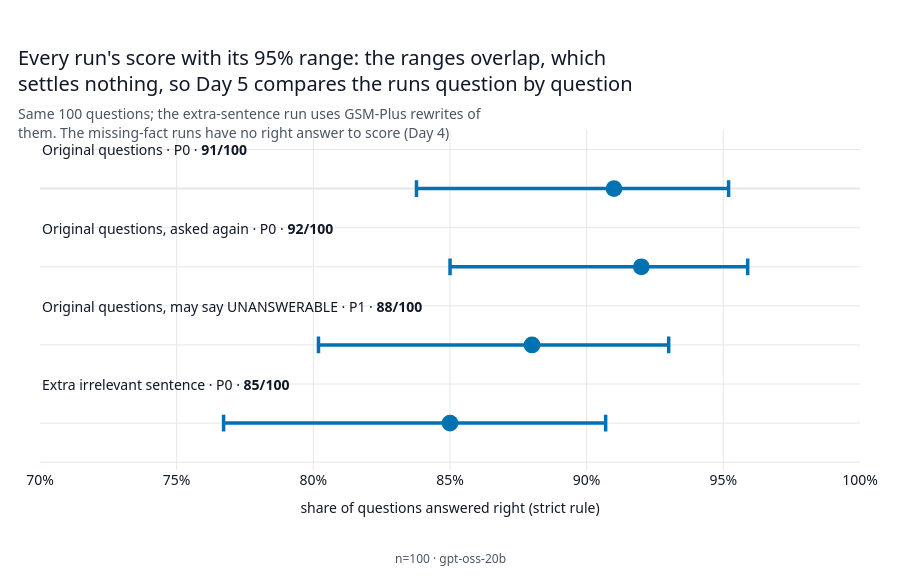

Notebook cell for this chart:
### Markdown cell above
Every run that has a right answer to score, side by side. Look at how much the ranges overlap: that is why Day 5
compares runs question by question instead of by their scores alone.

### Code cell
figures.fig_all_runs(summary).show()

### Figure 1 — Plotly figure (JSON) as saved in the notebook; plotly's stock layout.template omitted (floating-point values rounded to 4 significant figures)
{"data": [{"customdata": [["Original questions · P0 · <b>91/100</b>", 0.8377, 0.9519], ["Original questions, asked again · P0 · <b>92/100</b>", 0.85, 0.9589], ["Original questions, may say UNANSWERABLE · P1 · <b>88/100</b>", 0.8019, 0.93], ["Extra irrelevant sentence · P0 · <b>85/100</b>", 0.7672, 0.9069]], "error_x": {"array": [0.04193, 0.03891, 0.05001, 0.05694], "arrayminus": [0.07226, 0.06998, 0.07812, 0.08284], "color": "#0072B2", "symmetric": false, "thickness": 3.5, "type": "data", "width": 8.4}, "hovertemplate": "%{customdata[0]}<br>%{x:.0%} (95% range %{customdata[1]:.1%} to %{customdata[2]:.1%})<extra></extra>", "marker": {"color": "#0072B2", "size": 16.8}, "mode": "markers", "type": "scatter", "x": [0.91, 0.92, 0.88, 0.85], "y": [0, 1, 2, 3]}], "layout": {"annotations": [{"font": {"color": "#111827", "size": 14}, "showarrow": false, "text": "Original questions · P0 · <b>91/100</b>", "x": 0, "xanchor": "left", "xref": "paper", "y": 0, "yanchor": "bottom", "yref": "y", "yshift": 27.2}, {"font": {"color": "#111827", "size": 14}, "showarrow": false, "text": "Original questions, asked again · P0 · <b>92/100</b>", "x": 0, "xanchor": "left", "xref": "paper", "y": 1, "yanchor": "bottom", "yref": "y", "yshift": 27.2}, {"font": {"color": "#111827", "size": 14}, "showarrow": false, "text": "Original questions, may say UNANSWERABLE · P1 · <b>88/100</b>", "x": 0, "xanchor": "left", "xref": "paper", "y": 2, "yanchor": "bottom", "yref": "y", "yshift": 27.2}, {"font": {"color": "#111827", "size": 14}, "showarrow": false, "text": "Extra irrelevant sentence · P0 · <b>85/100</b>", "x": 0, "xanchor": "left", "xref": "paper", "y": 3, "yanchor": "bottom", "yref": "y", "yshift": 27.2}, {"font": {"color": "#4B5563", "size": 12}, "showarrow": false, "text": "n=100 · gpt-oss-20b", "x": 0.5, "xanchor": "center", "xref": "paper", "y": 0, "yanchor": "top", "yref": "paper", "yshift": -78}], "font": {"color": "#111827", "family": "\"Segoe UI\", Arial, sans-serif", "size": 14}, "height": 580, "hoverlabel": {"font": {"family": "\"Segoe UI\", Arial, sans-serif", "size": 14}}, "margin": {"b": 110, "l": 40, "r": 40, "t": 130}, "paper_bgcolor": "#FFFFFF", "plot_bgcolor": "#FFFFFF", "showlegend": false, "title": {"font": {"size": 20}, "subtitle": {"font": {"color": "#4B5563", "size": 14}, "text": "Same 100 questions; the extra-sentence run uses GSM-Plus rewrites of<br>them. The missing-fact runs have no right answer to score (Day 4)"}, "text": "Every run's score with its 95% range: the ranges overlap, which<br>settles nothing, so Day 5 compares the runs question by question", "x": 0.02, "xanchor": "left"}, "xaxis": {"gridcolor": "#E5E7EB", "range": [0.7, 1.0], "tickformat": ".0%", "title": {"font": {"size": 14}, "text": "share of questions answered right (strict rule)"}, "zerolinecolor": "#E5E7EB"}, "yaxis": {"gridcolor": "#E5E7EB", "range": [3.6, -0.75], "showticklabels": false, "title": {"font": {"size": 14}}, "zerolinecolor": "#E5E7EB"}}}
